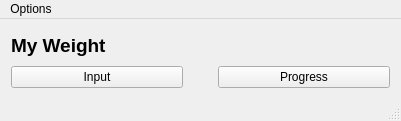
<?xml version="1.0" encoding="UTF-8"?>
<ui version="4.0">
 <class>MainWindow</class>
 <widget class="QMainWindow" name="MainWindow">
  <property name="geometry">
   <rect>
    <x>0</x>
    <y>0</y>
    <width>401</width>
    <height>121</height>
   </rect>
  </property>
  <property name="windowTitle">
   <string>MyWeight</string>
  </property>
  <widget class="QWidget" name="centralWidget">
   <layout class="QVBoxLayout" name="verticalLayout">
    <item>
     <widget class="QLabel" name="label">
      <property name="font">
       <font>
        <pointsize>14</pointsize>
        <weight>75</weight>
        <bold>true</bold>
       </font>
      </property>
      <property name="text">
       <string>My Weight</string>
      </property>
     </widget>
    </item>
    <item>
     <layout class="QHBoxLayout" name="horizontalLayout">
      <property name="spacing">
       <number>35</number>
      </property>
      <item>
       <widget class="QPushButton" name="InputButton">
        <property name="text">
         <string>Input</string>
        </property>
       </widget>
      </item>
      <item>
       <widget class="QPushButton" name="ProgressButton">
        <property name="text">
         <string>Progress</string>
        </property>
       </widget>
      </item>
     </layout>
    </item>
   </layout>
  </widget>
  <widget class="QStatusBar" name="statusBar"/>
  <widget class="QMenuBar" name="menuBar">
   <property name="geometry">
    <rect>
     <x>0</x>
     <y>0</y>
     <width>401</width>
     <height>21</height>
    </rect>
   </property>
   <widget class="QMenu" name="menuOptions">
    <property name="title">
     <string>Options</string>
    </property>
    <addaction name="actionConnection"/>
   </widget>
   <addaction name="menuOptions"/>
  </widget>
  <action name="actionConnection">
   <property name="text">
    <string>Connection</string>
   </property>
  </action>
 </widget>
 <layoutdefault spacing="6" margin="11"/>
 <resources/>
 <connections/>
</ui>
